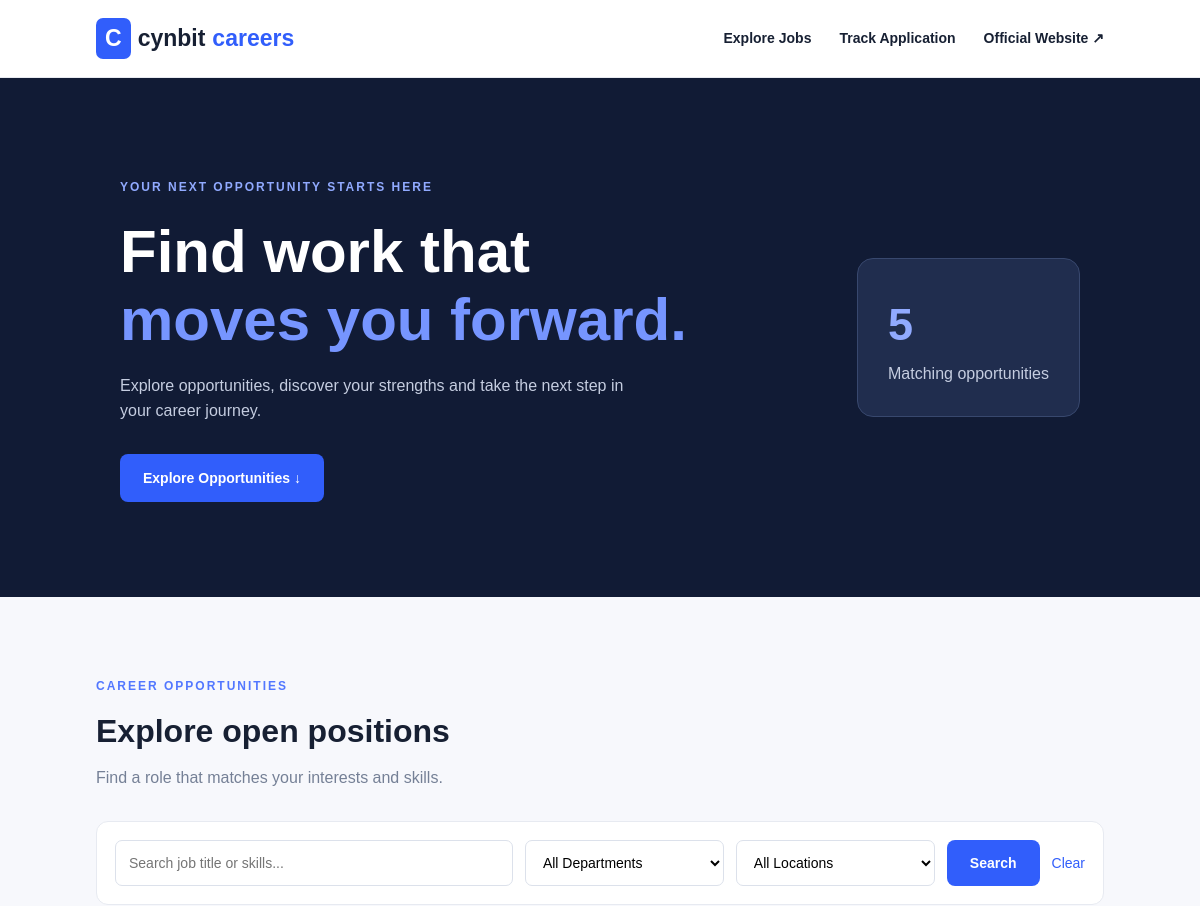
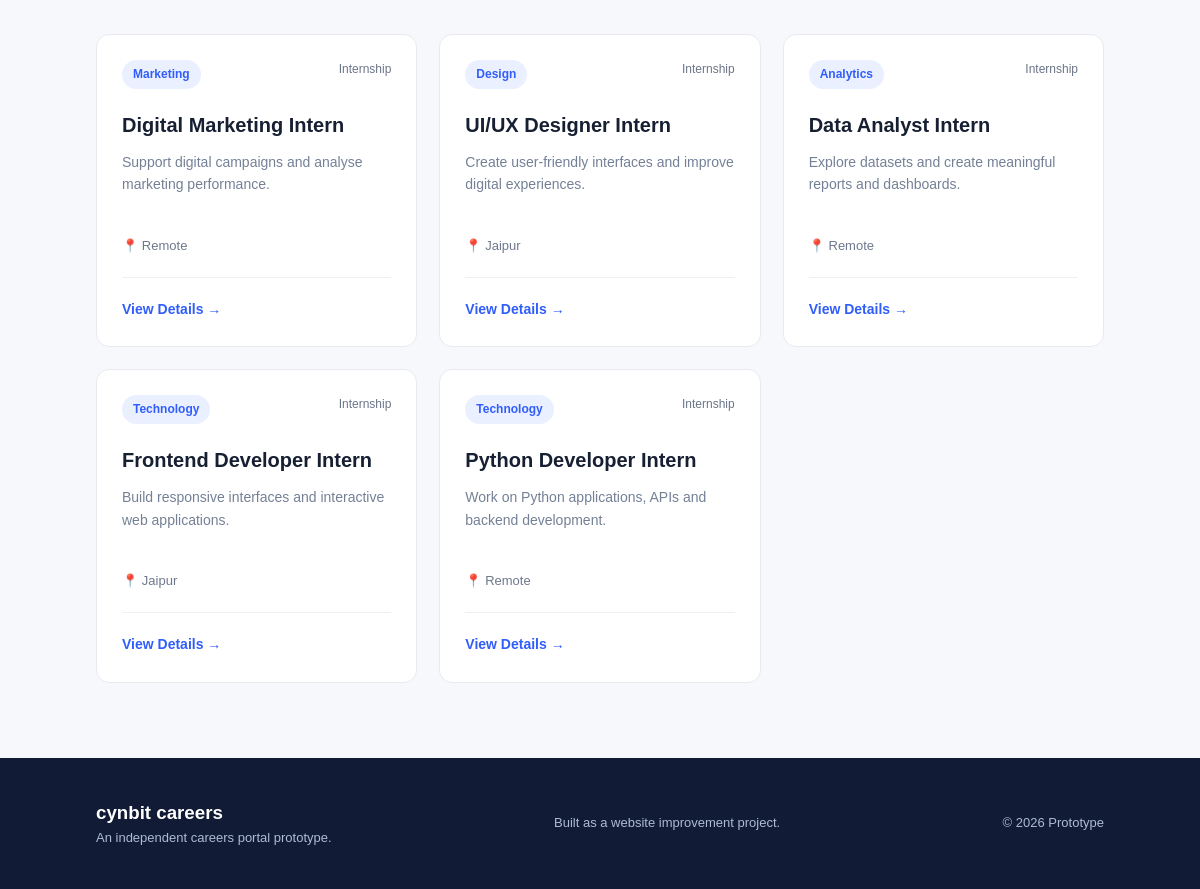
The page / on the database its author committed (2 pictures, top to bottom).
### tables this page shows
CREATE TABLE jobs (
            id INTEGER PRIMARY KEY AUTOINCREMENT,
            title TEXT NOT NULL,
            department TEXT NOT NULL,
            location TEXT NOT NULL,
            job_type TEXT NOT NULL,
            description TEXT NOT NULL,
            requirements TEXT NOT NULL
        );

### app.py (the view)
@app.route("/")
def index():
    search = request.args.get("search", "").strip()
    department = request.args.get("department", "").strip()
    location = request.args.get("location", "").strip()
    conn = get_db()
    query = "SELECT * FROM jobs WHERE 1=1"
    params = []
    if search:
        query += " AND (title LIKE ? OR description LIKE ? OR requirements LIKE ?)"
        keyword = f"%{search}%"
        params.extend([keyword, keyword, keyword])
    if department:
        query += " AND department = ?"
        params.append(department)
    if location:
        query += " AND location = ?"
        params.append(location)
    query += " ORDER BY id DESC"
    jobs = conn.execute(query, params).fetchall()
    departments = conn.execute(
        "SELECT DISTINCT department FROM jobs ORDER BY department"
    ).fetchall()
    locations = conn.execute(
        "SELECT DISTINCT location FROM jobs ORDER BY location"
    ).fetchall()
    conn.close()
    return render_template(
        "index.html",
        jobs=jobs,
        departments=departments,
        locations=locations,
        search=search,
        selected_department=department,
        selected_location=location
    )

### app.py (called while the page is built)
def get_db():
    conn = sqlite3.connect(DATABASE)
    conn.row_factory = sqlite3.Row
    conn.execute("PRAGMA foreign_keys = ON")
    return conn

### templates/index.html (shortened to what this page needs)
{% extends "base.html" %}
{% block content %}
<section class="hero">
    <div class="hero-content">
        <span class="eyebrow">YOUR NEXT OPPORTUNITY STARTS HERE</span>
        <h1>
            Find work that<br>
            <span>moves you forward.</span>
        </h1>
        <p>
            Explore opportunities, discover your strengths
            and take the next step in your career journey.
        </p>
        <a href="#jobs" class="btn-primary">Explore Opportunities ↓</a>
    </div>
    <div class="hero-stat">
        <h2>{{ jobs|length }}</h2>
        <p>Matching opportunities</p>
    </div>
</section>
<section class="jobs-section" id="jobs">
    <div class="section-heading">
        <div>
            <span class="eyebrow">CAREER OPPORTUNITIES</span>
            <h2>Explore open positions</h2>
            <p>Find a role that matches your interests and skills.</p>
        </div>
    </div>
    <form method="GET" action="{{ url_for('index') }}"
          class="filter-panel">
        <input
            type="text"
            name="search"
            placeholder="Search job title or skills..."
            value="{{ search }}"
        >
        <select name="department">
            <option value="">All Departments</option>
        </select>
        <select name="location">
            <option value="">All Locations</option>
        </select>
        <button type="submit" class="btn-primary">Search</button>
        <a href="{{ url_for('index') }}" class="clear-link">Clear</a>
    </form>
    <div class="job-grid">
        {% for job in jobs %}
        <article class="job-card">
            <div class="job-top">
                <span class="job-category">{{ job.department }}</span>
                <span class="job-type">{{ job.job_type }}</span>
            </div>
            <h3>{{ job.title }}</h3>
            <p class="job-description">
                {{ job.description }}
            </p>
            <div class="job-meta">
                <span>📍 {{ job.location }}</span>
            </div>
            <div class="job-bottom">
                <a href="{{ url_for('job_details', job_id=job.id) }}"
                   class="btn-outline">
                    View Details →
                </a>
            </div>
        </article>
        {% endfor %}
    </div>
</section>
{% endblock %}

### templates/base.html (shortened to what this page needs)
<!DOCTYPE html>
<html lang="en">
<head>
    <link rel="stylesheet"
          href="{{ url_for('static', filename='css/style.css') }}">
</head>
<body>
    <nav class="navbar">
        <a href="{{ url_for('index') }}" class="logo">
            <span class="logo-mark">C</span>
            cynbit<span class="logo-light">careers</span>
        </a>
        <div class="nav-links">
            <a href="{{ url_for('index') }}">Explore Jobs</a>
            <a href="{{ url_for('applications') }}">Track Application</a>
            <a href="https://www.cynbit.in/" target="_blank"
               rel="noopener noreferrer">Official Website ↗</a>
        </div>
    </nav>
    <main>
        {% if error_message %}
            <section class="empty-state">
                <h1>Page not found</h1>
                <p>{{ error_message }}</p>
                <a href="{{ url_for('index') }}" class="btn-primary">
                    Back to Careers
                </a>
            </section>
        {% else %}
            {% block content %}{% endblock %}
        {% endif %}
    </main>
    <footer>
        <div>
            <h3>cynbit careers</h3>
            <p>An independent careers portal prototype.</p>
        </div>
        <p>Built as a website improvement project.</p>
        <p>© 2026 Prototype</p>
    </footer>
</body>
</html>

### static/css/style.css (style rules this page uses)
* { margin: 0; padding: 0; box-sizing: border-box; }
html { scroll-behavior: smooth; }
body { font-family: Arial, sans-serif; background: #f7f8fc; color: #172033; line-height: 1.6; }
a { text-decoration: none; color: inherit; }
.navbar { background: #ffffff; padding: 18px 8%; display: flex; justify-content: space-between; align-items: center; border-bottom: 1px solid #e8eaf0; }
.logo { font-size: 23px; font-weight: 800; display: flex; align-items: center; gap: 7px; }
.logo-mark { background: #315efb; color: white; padding: 2px 9px; border-radius: 7px; }
.logo-light { color: #315efb; }
.nav-links { display: flex; gap: 28px; font-size: 14px; font-weight: 600; }
.hero { background: #111b35; color: white; padding: 95px 10%; display: flex; justify-content: space-between; align-items: center; gap: 35px; }
.hero-content { max-width: 650px; }
.eyebrow { color: #5277ff; font-size: 12px; font-weight: 800; letter-spacing: 2px; }
.hero .eyebrow { color: #91aaff; }
.hero h1 { font-size: clamp(38px, 5vw, 60px); line-height: 1.12; margin: 20px 0; }
.hero h1 span { color: #7695ff; }
.hero p { color: #c5cde0; max-width: 510px; margin-bottom: 30px; }
.hero-stat { background: #202d4e; border: 1px solid #38486e; padding: 30px; border-radius: 16px; min-width: 190px; }
.hero-stat h2 { font-size: 45px; color: #91aaff; }
.hero-stat p { margin: 0; }
.btn-primary { display: inline-block; background: #315efb; color: white; padding: 13px 23px; border: none; border-radius: 8px; font-size: 14px; font-weight: 700; cursor: pointer; transition: 0.2s; }
.jobs-section { padding: 75px 8%; }
.section-heading { margin-bottom: 30px; }
.section-heading h2 { font-size: 32px; margin: 8px 0; }
.section-heading p, .form-subtitle { color: #758096; }
.filter-panel { display: grid; grid-template-columns: 2fr 1fr 1fr auto auto; gap: 12px; background: white; padding: 18px; border: 1px solid #e7eaf1; border-radius: 12px; margin-bottom: 35px; }
input, select, textarea { width: 100%; padding: 13px; border: 1px solid #dce1eb; border-radius: 7px; font-size: 14px; font-family: inherit; background: white; }
.clear-link { display: flex; align-items: center; justify-content: center; color: #315efb; font-size: 14px; }
.job-grid { display: grid; grid-template-columns: repeat(3, minmax(0, 1fr)); gap: 22px; }
.job-card { background: white; border: 1px solid #e8eaf0; border-radius: 13px; padding: 25px; transition: 0.25s; }
.job-top { display: flex; justify-content: space-between; gap: 8px; flex-wrap: wrap; }
.job-category { background: #eaf0ff; color: #315efb; padding: 5px 11px; border-radius: 20px; font-size: 12px; font-weight: 700; }
.job-type { font-size: 12px; color: #6b7588; }
.job-card h3 { font-size: 20px; margin: 20px 0 10px; }
.job-description { color: #748096; font-size: 14px; min-height: 65px; }
.job-meta { color: #6e788c; font-size: 13px; margin-top: 20px; display: flex; gap: 15px; flex-wrap: wrap; }
.job-bottom { border-top: 1px solid #edf0f5; padding-top: 18px; margin-top: 20px; }
.btn-outline { color: #315efb; font-weight: 700; font-size: 14px; }
footer { background: #111b35; color: white; padding: 40px 8%; display: flex; justify-content: space-between; align-items: center; gap: 20px; flex-wrap: wrap; }
footer p { color: #aebbd5; font-size: 13px; }

### rows shown on the page
jobs: department "Marketing", job_type "Internship", title "Digital Marketing Intern", description "Support digital campaigns and analyse marketing performance.", location "Remote"
jobs: department "Design", job_type "Internship", title "UI/UX Designer Intern", description "Create user-friendly interfaces and improve digital experiences.", location "Jaipur"
jobs: department "Analytics", job_type "Internship", title "Data Analyst Intern", description "Explore datasets and create meaningful reports and dashboards.", location "Remote"
jobs: department "Technology", job_type "Internship", title "Frontend Developer Intern", description "Build responsive interfaces and interactive web applications.", location "Jaipur"
jobs: department "Technology", job_type "Internship", title "Python Developer Intern", description "Work on Python applications, APIs and backend development.", location "Remote"

### other values the page prints
{{ jobs|length }} "5"
